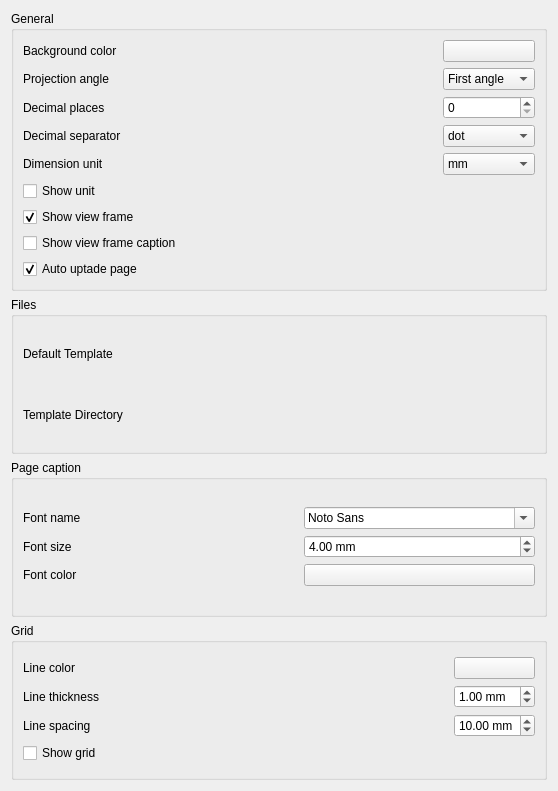
<?xml version="1.0" encoding="UTF-8"?>
<ui version="4.0">
 <class>DlgPrefsDimensioning</class>
 <widget class="QWidget" name="DlgPrefsDimensioning">
  <property name="geometry">
   <rect>
    <x>0</x>
    <y>0</y>
    <width>558</width>
    <height>791</height>
   </rect>
  </property>
  <property name="windowTitle">
   <string>General</string>
  </property>
  <layout class="QGridLayout" name="gridLayout_5">
   <item row="1" column="0">
    <widget class="QGroupBox" name="gb_Templates">
     <property name="title">
      <string>Files</string>
     </property>
     <layout class="QVBoxLayout" name="verticalLayout_3">
      <item>
       <layout class="QGridLayout" name="gridLayout_3">
        <item row="1" column="0">
         <widget class="QLabel" name="label_2">
          <property name="text">
           <string>Template Directory</string>
          </property>
         </widget>
        </item>
        <item row="0" column="0">
         <widget class="QLabel" name="label">
          <property name="text">
           <string>Default Template</string>
          </property>
         </widget>
        </item>
        <item row="1" column="2">
         <widget class="Gui::PrefFileChooser" name="pfcDirectory" native="true">
          <property name="prefEntry" stdset="0">
           <cstring>TemplateDir</cstring>
          </property>
          <property name="prefPath" stdset="0">
           <cstring>/Mod/TechDraw/Files</cstring>
          </property>
         </widget>
        </item>
        <item row="0" column="2">
         <widget class="Gui::PrefFileChooser" name="pfcTemplate" native="true">
          <property name="prefEntry" stdset="0">
           <cstring>TemplateFile</cstring>
          </property>
          <property name="prefPath" stdset="0">
           <cstring>/Mod/TechDraw/Files</cstring>
          </property>
         </widget>
        </item>
        <item row="0" column="1">
         <spacer name="horizontalSpacer_2">
          <property name="orientation">
           <enum>Qt::Horizontal</enum>
          </property>
          <property name="sizeHint" stdset="0">
           <size>
            <width>40</width>
            <height>20</height>
           </size>
          </property>
         </spacer>
        </item>
       </layout>
      </item>
     </layout>
    </widget>
   </item>
   <item row="0" column="0">
    <widget class="QGroupBox" name="gbMisc">
     <property name="title">
      <string>General</string>
     </property>
     <layout class="QVBoxLayout" name="verticalLayout">
      <item>
       <layout class="QGridLayout" name="gridLayout_2">
        <item row="1" column="0">
         <widget class="QLabel" name="lbl_Angle">
          <property name="text">
           <string>Projection angle</string>
          </property>
         </widget>
        </item>
        <item row="2" column="2">
         <widget class="Gui::PrefSpinBox" name="sbDecimalPlaces">
          <property name="suffix">
           <string/>
          </property>
          <property name="value">
           <number>0</number>
          </property>
         </widget>
        </item>
        <item row="2" column="0">
         <widget class="QLabel" name="label_4">
          <property name="text">
           <string>Decimal places</string>
          </property>
         </widget>
        </item>
        <item row="3" column="0">
         <widget class="QLabel" name="label_5">
          <property name="text">
           <string>Decimal separator</string>
          </property>
         </widget>
        </item>
        <item row="1" column="2">
         <widget class="Gui::PrefComboBox" name="chbAngle">
          <property name="prefEntry" stdset="0">
           <cstring>ProjectionAngle</cstring>
          </property>
          <property name="prefPath" stdset="0">
           <cstring>/Mod/Dimensioning</cstring>
          </property>
          <item>
           <property name="text">
            <string>First angle</string>
           </property>
          </item>
          <item>
           <property name="text">
            <string>Third angle</string>
           </property>
          </item>
         </widget>
        </item>
        <item row="4" column="2">
         <widget class="Gui::PrefComboBox" name="cbUnit">
          <item>
           <property name="text">
            <string>mm</string>
           </property>
          </item>
          <item>
           <property name="text">
            <string>in</string>
           </property>
          </item>
          <item>
           <property name="text">
            <string>m</string>
           </property>
          </item>
          <item>
           <property name="text">
            <string>ft</string>
           </property>
          </item>
         </widget>
        </item>
        <item row="1" column="1">
         <spacer name="horizontalSpacer">
          <property name="orientation">
           <enum>Qt::Horizontal</enum>
          </property>
          <property name="sizeHint" stdset="0">
           <size>
            <width>40</width>
            <height>20</height>
           </size>
          </property>
         </spacer>
        </item>
        <item row="3" column="2">
         <widget class="Gui::PrefComboBox" name="cbSeparator">
          <item>
           <property name="text">
            <string>dot</string>
           </property>
          </item>
          <item>
           <property name="text">
            <string>comma</string>
           </property>
          </item>
         </widget>
        </item>
        <item row="6" column="0">
         <widget class="Gui::PrefCheckBox" name="chbShowFrame">
          <property name="toolTip">
           <string>Debugging option</string>
          </property>
          <property name="text">
           <string>Show view frame</string>
          </property>
          <property name="checked">
           <bool>true</bool>
          </property>
          <property name="prefEntry" stdset="0">
           <cstring>ShowViewFrame</cstring>
          </property>
          <property name="prefPath" stdset="0">
           <cstring>/Mod/Dimensioning</cstring>
          </property>
         </widget>
        </item>
        <item row="4" column="0">
         <widget class="QLabel" name="label_3">
          <property name="text">
           <string>Dimension unit</string>
          </property>
         </widget>
        </item>
        <item row="5" column="0">
         <widget class="Gui::PrefCheckBox" name="chbShowUnit">
          <property name="toolTip">
           <string>Perform/skip face processing</string>
          </property>
          <property name="text">
           <string>Show unit</string>
          </property>
          <property name="checked">
           <bool>false</bool>
          </property>
          <property name="prefEntry" stdset="0">
           <cstring>ShowUnit</cstring>
          </property>
          <property name="prefPath" stdset="0">
           <cstring>/Mod/Dimensioning</cstring>
          </property>
         </widget>
        </item>
        <item row="7" column="0">
         <widget class="Gui::PrefCheckBox" name="chbShowCaption">
          <property name="toolTip">
           <string>Automatically distribute secondary views.</string>
          </property>
          <property name="text">
           <string>Show view frame caption</string>
          </property>
          <property name="checked">
           <bool>false</bool>
          </property>
          <property name="prefEntry" stdset="0">
           <cstring>ShowViewCaption</cstring>
          </property>
          <property name="prefPath" stdset="0">
           <cstring>/Mod/Dimensioning</cstring>
          </property>
         </widget>
        </item>
        <item row="0" column="0">
         <widget class="QLabel" name="label_9">
          <property name="text">
           <string>Background color</string>
          </property>
         </widget>
        </item>
        <item row="0" column="2">
         <widget class="Gui::PrefColorButton" name="pbBackgroundColor">
          <property name="text">
           <string/>
          </property>
          <property name="color" stdset="0">
           <color>
            <red>255</red>
            <green>255</green>
            <blue>0</blue>
           </color>
          </property>
          <property name="prefEntry" stdset="0">
           <cstring>BackgroundColor</cstring>
          </property>
          <property name="prefPath" stdset="0">
           <cstring>Mod/Dimensioning</cstring>
          </property>
         </widget>
        </item>
        <item row="8" column="0">
         <widget class="QCheckBox" name="checkBox">
          <property name="text">
           <string>Auto uptade page</string>
          </property>
          <property name="checked">
           <bool>true</bool>
          </property>
         </widget>
        </item>
       </layout>
      </item>
     </layout>
    </widget>
   </item>
   <item row="2" column="0">
    <widget class="QGroupBox" name="groupBox">
     <property name="title">
      <string>Page caption</string>
     </property>
     <layout class="QGridLayout" name="gridLayout">
      <item row="0" column="0">
       <layout class="QGridLayout" name="gridLayout_4">
        <item row="0" column="0">
         <widget class="QLabel" name="label_6">
          <property name="text">
           <string>Font name</string>
          </property>
         </widget>
        </item>
        <item row="2" column="0">
         <widget class="QLabel" name="label_8">
          <property name="text">
           <string>Font color</string>
          </property>
         </widget>
        </item>
        <item row="0" column="2">
         <widget class="QFontComboBox" name="fcbFontName">
          <property name="currentFont">
           <font>
            <family>osifont</family>
            <pointsize>14</pointsize>
           </font>
          </property>
         </widget>
        </item>
        <item row="1" column="2">
         <widget class="Gui::PrefDoubleSpinBox" name="dsbFontSize">
          <property name="suffix">
           <string> mm</string>
          </property>
          <property name="singleStep">
           <double>0.500000000000000</double>
          </property>
          <property name="value">
           <double>4.000000000000000</double>
          </property>
         </widget>
        </item>
        <item row="1" column="0">
         <widget class="QLabel" name="label_7">
          <property name="text">
           <string>Font size</string>
          </property>
         </widget>
        </item>
        <item row="2" column="2">
         <widget class="Gui::PrefColorButton" name="pbFontColor">
          <property name="text">
           <string/>
          </property>
         </widget>
        </item>
        <item row="1" column="1">
         <spacer name="horizontalSpacer_3">
          <property name="orientation">
           <enum>Qt::Horizontal</enum>
          </property>
          <property name="sizeHint" stdset="0">
           <size>
            <width>40</width>
            <height>20</height>
           </size>
          </property>
         </spacer>
        </item>
       </layout>
      </item>
     </layout>
    </widget>
   </item>
   <item row="3" column="0">
    <widget class="QGroupBox" name="groupBox_2">
     <property name="title">
      <string>Grid</string>
     </property>
     <layout class="QGridLayout" name="gridLayout_7">
      <item row="0" column="0">
       <layout class="QGridLayout" name="gridLayout_6">
        <item row="0" column="0">
         <widget class="QLabel" name="label_10">
          <property name="text">
           <string>Line color</string>
          </property>
         </widget>
        </item>
        <item row="1" column="0">
         <widget class="QLabel" name="label_11">
          <property name="text">
           <string>Line thickness</string>
          </property>
         </widget>
        </item>
        <item row="3" column="0">
         <widget class="QCheckBox" name="checkBox_2">
          <property name="text">
           <string>Show grid</string>
          </property>
         </widget>
        </item>
        <item row="0" column="2">
         <widget class="Gui::PrefColorButton" name="pushButton">
          <property name="text">
           <string/>
          </property>
         </widget>
        </item>
        <item row="0" column="1">
         <spacer name="horizontalSpacer_4">
          <property name="orientation">
           <enum>Qt::Horizontal</enum>
          </property>
          <property name="sizeHint" stdset="0">
           <size>
            <width>40</width>
            <height>20</height>
           </size>
          </property>
         </spacer>
        </item>
        <item row="1" column="2">
         <widget class="QDoubleSpinBox" name="doubleSpinBox">
          <property name="suffix">
           <string> mm</string>
          </property>
          <property name="singleStep">
           <double>0.500000000000000</double>
          </property>
          <property name="value">
           <double>1.000000000000000</double>
          </property>
         </widget>
        </item>
        <item row="2" column="0">
         <widget class="QLabel" name="label_12">
          <property name="text">
           <string>Line spacing</string>
          </property>
         </widget>
        </item>
        <item row="2" column="2">
         <widget class="QDoubleSpinBox" name="doubleSpinBox_2">
          <property name="suffix">
           <string> mm</string>
          </property>
          <property name="value">
           <double>10.000000000000000</double>
          </property>
         </widget>
        </item>
       </layout>
      </item>
     </layout>
    </widget>
   </item>
  </layout>
 </widget>
 <customwidgets>
  <customwidget>
   <class>Gui::FileChooser</class>
   <extends>QWidget</extends>
   <header>Gui/FileDialog.h</header>
  </customwidget>
  <customwidget>
   <class>Gui::PrefFileChooser</class>
   <extends>Gui::FileChooser</extends>
   <header>Gui/PrefWidgets.h</header>
  </customwidget>
  <customwidget>
   <class>Gui::PrefCheckBox</class>
   <extends>QCheckBox</extends>
   <header>Gui/PrefWidgets.h</header>
  </customwidget>
  <customwidget>
   <class>Gui::PrefComboBox</class>
   <extends>QComboBox</extends>
   <header>Gui/PrefWidgets.h</header>
  </customwidget>
  <customwidget>
   <class>Gui::PrefSpinBox</class>
   <extends>QSpinBox</extends>
   <header>Gui/PrefWidgets.h</header>
  </customwidget>
  <customwidget>
   <class>Gui::PrefColorButton</class>
   <extends>QPushButton</extends>
   <header>Gui/PrefWidgets.h</header>
  </customwidget>
  <customwidget>
   <class>Gui::PrefDoubleSpinBox</class>
   <extends>QDoubleSpinBox</extends>
   <header>Gui/PrefWidgets.h</header>
  </customwidget>
 </customwidgets>
 <resources/>
 <connections/>
</ui>
